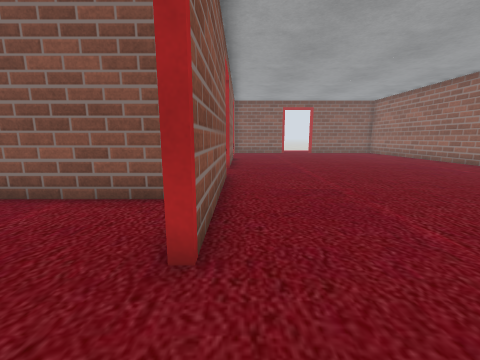
View 1 (above)

16 first-person views from a walk through a robot-simulator world made for Gazebo. The camera is 0.71 m above the floor, tilts 10° down and sees 90° across. The floor is counted in squares, 0.5 m on a side. Each view is taken from the middle of a square. On the plan, view 1 faces up. The plan holds only what a view shows up to about 13 squares ahead; the rest is blank.

View 2
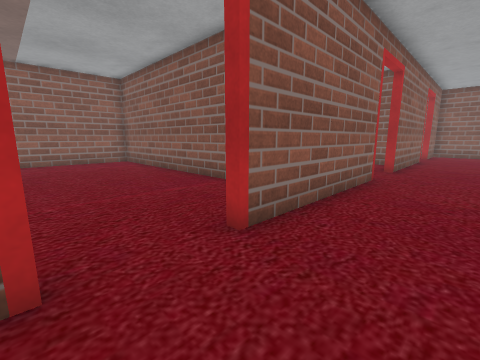

View 3
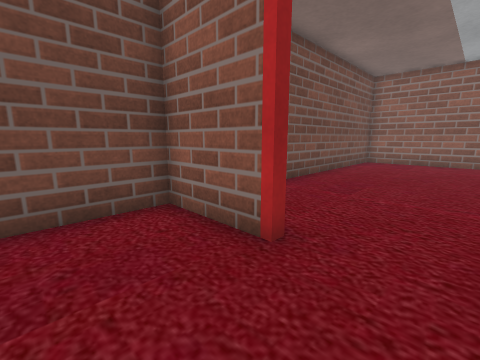

View 4
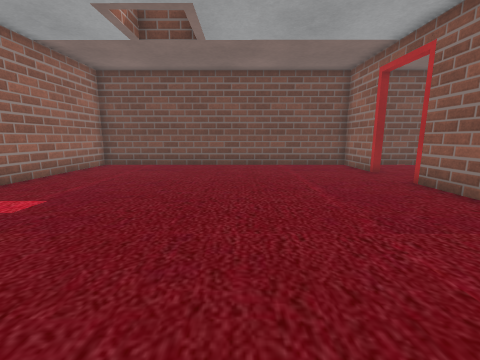

View 5
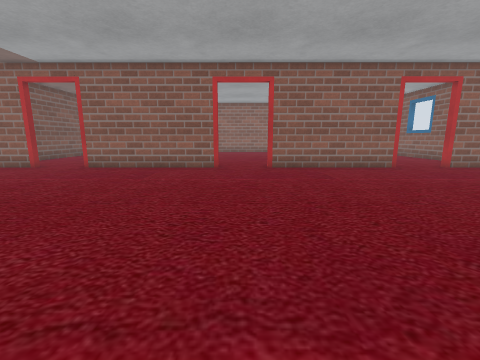

View 6
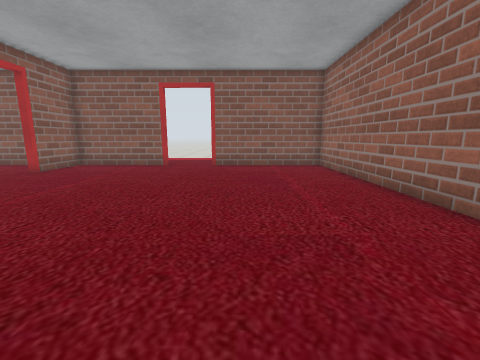

View 7
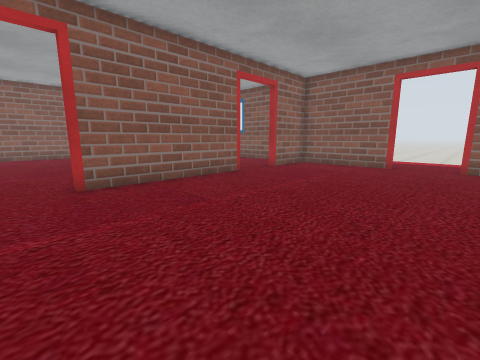

View 8
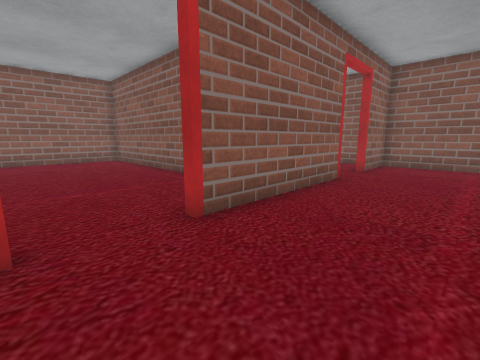

View 9
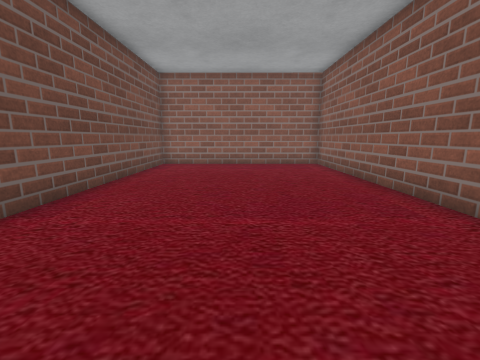

View 10
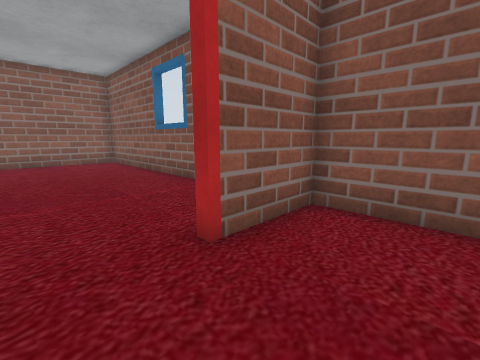

View 11
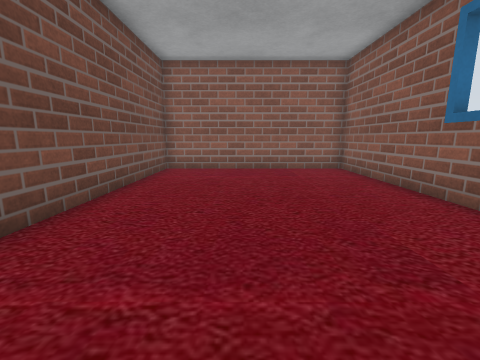

View 12
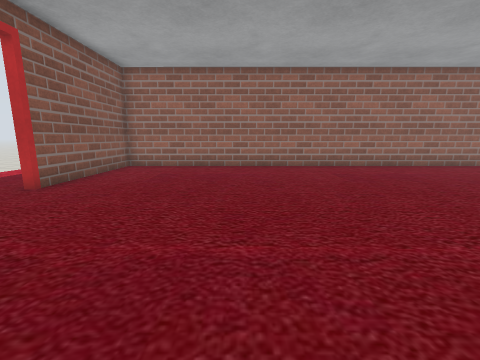

View 13
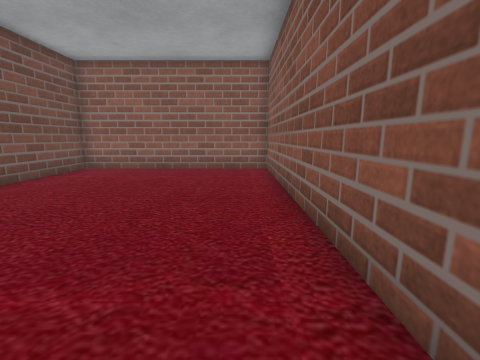

View 14
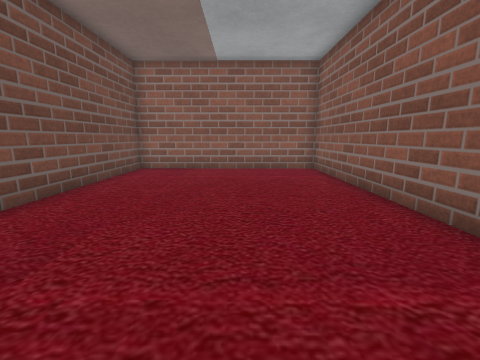

View 15
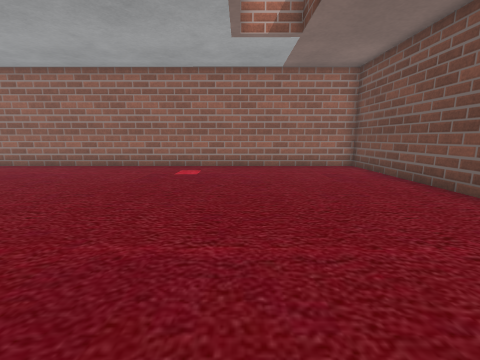

View 16
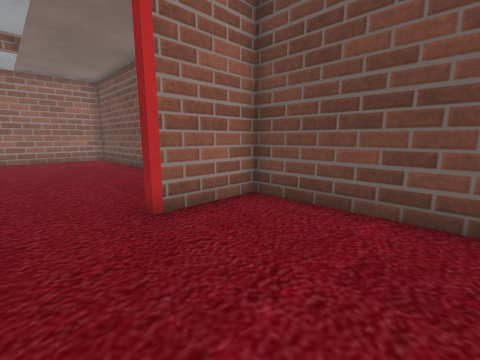

### Floor plan
Points are (right, up) in squares from view 1. A wall is a line through its corners. A room is listed if a view was taken in it or the views show most of it. See-through windows are left out.
Room 1 (views 1, 2, 3, 4, 5, 6, 7, 8, 9, 10, 12, 15)
walls: (-0.5, 8.8) (-0.5, 2.7); (-0.5, 17.4) (-0.5, 11.5); (12.2, 2.5) (12.2, 22.7) (6.6, 22.7); (-0.5, 0) (-0.5, -2.7) (12.2, -2.7) (12.2, 1.5); (4, 22.7) (-0.5, 22.7) (-0.5, 20)
ways out: open door at (-1, 19) to room 2; open door at (-1, 10) to room 3; opening at (-1, 2) to room 4; open door at (-1, 0.5) to room 4; open door at (5, 23)
objects: red box (-1, 2); red box (0, 9)
Room 2 (view 11)
walls: (-8.4, 22.7) (-13.2, 22.7) (-13.2, 14.6) (-5.3, 14.6); (-1.6, 22.7) (-5.5, 22.7)
ways out: open door at (-1, 19) to room 1
Room 3 (view 13)
walls: (-1.4, 14.3) (-13.2, 14.3) (-13.2, 5.8) (-4, 5.8)
ways out: open door at (-1, 10) to room 1
Room 4 (views 14, 16)
walls: (-1.7, 5.5) (-13.2, 5.5) (-13.2, -2.7) (-0.8, -2.7) (-0.8, -0.1)
ways out: opening at (-1, 2) to room 1; open door at (-1, 0.5) to room 1

Positions as (right, up) in squares from view 1, and headings:
1: (0, 0), facing up
2: (2, 0), facing up-left
3: (2, 2), facing down-left
4: (5, 10), facing down
5: (11, 10), facing left
6: (8, 10), facing up
7: (7, 10), facing up-left
8: (3, 9), facing up-left
9: (0, 10), facing left
10: (2, 18), facing up-left
11: (-2, 18), facing left
12: (0, 17), facing right
13: (-2, 13), facing left
14: (-2, 2), facing left
15: (0, 3), facing right
16: (-5, 2), facing down-right
